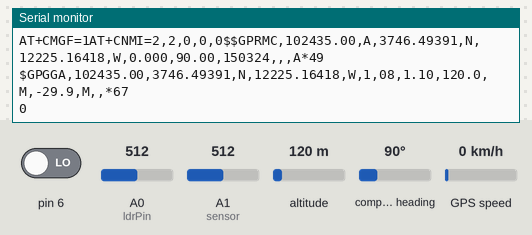
A sketch run on a simulated Arduino Uno, built with avr-gcc and run on an emulated ATmega328P. Parts: the last lines printed to the serial monitor. The test bench sets the inputs (shaded band); at power-on: altitude 120 m, pin 6 LOW, A0 (ldrPin) = 512, A1 (sensor) = 512, compass heading 90°, GPS speed 0 km/h. The GPS gets a fix after 3 s at 37.7749, -122.4194 with 8 satellites; the modem accepts every AT command (registered, SIM ready, sends succeed) and sends nothing else.

Above: at 6.4 s.
6.5 s: altitude set to 250 m
At 10.0 s:
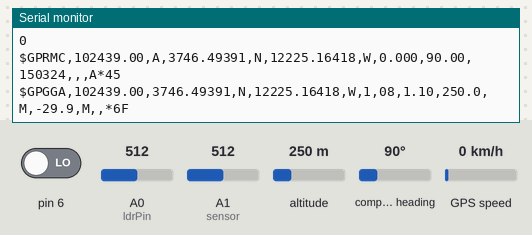
10.1 s: pin 6 driven HIGH
At 15.1 s:
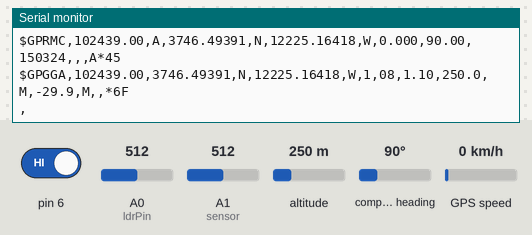

Measured:
- after the input at 6.5 s, the serial monitor: prints a new line after 1.1 s (image 1)
- after the input at 10.1 s, the serial monitor: prints a new line after 4.3 s (image 2)

The sketch:

praj.ino
```cpp
#include <TinyGPS.h>
#include <SoftwareSerial.h>
#include <Wire.h>
#include <LiquidCrystal_I2C.h>
LiquidCrystal_I2C lcd(0x27, 16, 2);
SoftwareSerial Gsm(7, 8);
char phone_no[] = "+919741250598"; //replace with phone no. to get sms

TinyGPS gps;  //Creates a new instance of the TinyGPS object
int state;
String textMessage;
const int sensor=A1;
const int ldrPin = A0;// Assigning analog pin A5 to variable 'sensor'

float tempc; //variable to store temperature in degree Celsius
float vout; //temporary variable to hold sensor reading
void setup()
{
  Serial.begin(9600);
  Gsm.begin(9600);
   delay(2000);

  // AT command to set SIM900 to SMS mode
  Serial.print("AT+CMGF=1\r");
  delay(100);
   // Set module to send SMS data to serial out upon receipt
  Serial.print("AT+CNMI=2,2,0,0,0\r");
  delay(100);
 pinMode(6,INPUT);
 pinMode(sensor,INPUT);
 pinMode(ldrPin, INPUT);

  lcd.backlight();
  lcd.clear();
  lcd.print("Searching ");
  lcd.setCursor(0,1);
  lcd.print("Network....... ");
  delay(3000);
}

void loop()
{
   lcd.clear();
     lcd.print("Soldier Tracking");
     lcd.setCursor(0,1);
     lcd.print("System...!!");
     delay(100);


  bool newData = false;
  unsigned long chars;
  unsigned short sentences, failed;

  // For one second we parse GPS data and report some key values
  for (unsigned long start = millis(); millis() - start < 1000;)
  {
    while (Serial.available())
    {
      char c = Serial.read();
      Serial.print(c);
      if (gps.encode(c))
        newData = true;
    }
  }
 /////////////////////////////////////////////////////////////////////////////////////////////////////////////////
 vout=analogRead(sensor); //Reading the value from sensor

vout=(vout*500)/1023;

tempc=vout;

int ldrStatus = analogRead(ldrPin);// Storing value in Degree Celsius
///////////////////////////////////////////////////////////////////////////////////////////////////////////////////
   if(Gsm.available()>0){
    textMessage = Gsm.readString();
   textMessage.toUpperCase();
    delay(10);
  }
  if(textMessage.indexOf("LOCAL")>=0){
    lcd.clear();
     lcd.print("Message Recevived");
     delay(3000);
     lcd.clear();
     lcd.print("Getting ");
     lcd.setCursor(0,1);
     lcd.print("Location ");
     delay(3000);
    float flat, flon;
    unsigned long age;
    gps.f_get_position(&flat, &flon, &age);
    Gsm.print("AT+CMGF=1\r");
    delay(400);
    Gsm.print("AT+CMGS=\"");
    Gsm.print(phone_no);
    Gsm.println("\"");

     lcd.clear();
     lcd.print("Sending location");
     lcd.setCursor(0,1);
     lcd.print("To Base....");
     delay(3000);

    Gsm.println("Asheesh ,Battalion No. 1233456 ");
     Gsm.print("Temperature is  ");
      Gsm.println(tempc);

       Gsm.print("Heartbeat is  ");
      Gsm.println(ldrStatus/10);
    Gsm.print("http://maps.google.com/maps?q=loc:");

   // Gsm.print("Latitude = ");
    Gsm.print(flat == TinyGPS::GPS_INVALID_F_ANGLE ? 0.0 : flat, 6);
    //Gsm.print(" Longitude = ");
    Serial.print(",");
    Gsm.print(flon == TinyGPS::GPS_INVALID_F_ANGLE ? 0.0 : flon, 6);
    delay(200);
    Gsm.println((char)26); // End AT command with a ^Z, ASCII code 26
    delay(200);
    Gsm.println();
    delay(10000);
    lcd.clear();
     lcd.print("location Sent");
     delay(3000);
  }

  state= digitalRead(6);
  if(state==1)     //If newData is true
  {
    float flat, flon;
    unsigned long age;
    gps.f_get_position(&flat, &flon, &age);
    Gsm.print("AT+CMGF=1\r");
    delay(400);
    Gsm.print("AT+CMGS=\"");
    Gsm.print(phone_no);
    Gsm.println("\"");

     lcd.clear();
     lcd.print("Sending location");
     lcd.setCursor(0,1);
     lcd.print("To Base....");
     delay(3000);

    Gsm.println("Alert I need help....Asheesh ,Battalion No. 1233456 ");
     Gsm.print("Temperature is  ");
      Gsm.println(tempc);

       Gsm.print("Heartbeat is  ");
      Gsm.println(ldrStatus/10);

    Gsm.print("http://maps.google.com/maps?q=loc:");

   // Gsm.print("Latitude = ");
    Gsm.print(flat == TinyGPS::GPS_INVALID_F_ANGLE ? 0.0 : flat, 6);
    //Gsm.print(" Longitude = ");
    Serial.print(",");
    Gsm.print(flon == TinyGPS::GPS_INVALID_F_ANGLE ? 0.0 : flon, 6);
    delay(200);
    Gsm.println((char)26); // End AT command with a ^Z, ASCII code 26
    delay(200);
    Gsm.println();
    delay(10000);
       lcd.clear();
     lcd.print("location Sent");
     delay(3000);

  }
    else{

     lcd.clear();
     lcd.print("Soldier Tracking");
     lcd.setCursor(0,1);
     lcd.print("System ");
     delay(10);

   }

  Serial.println(failed);
 // if (chars == 0)
   // Serial.println("** No characters received from GPS: check wiring **");
}
```
